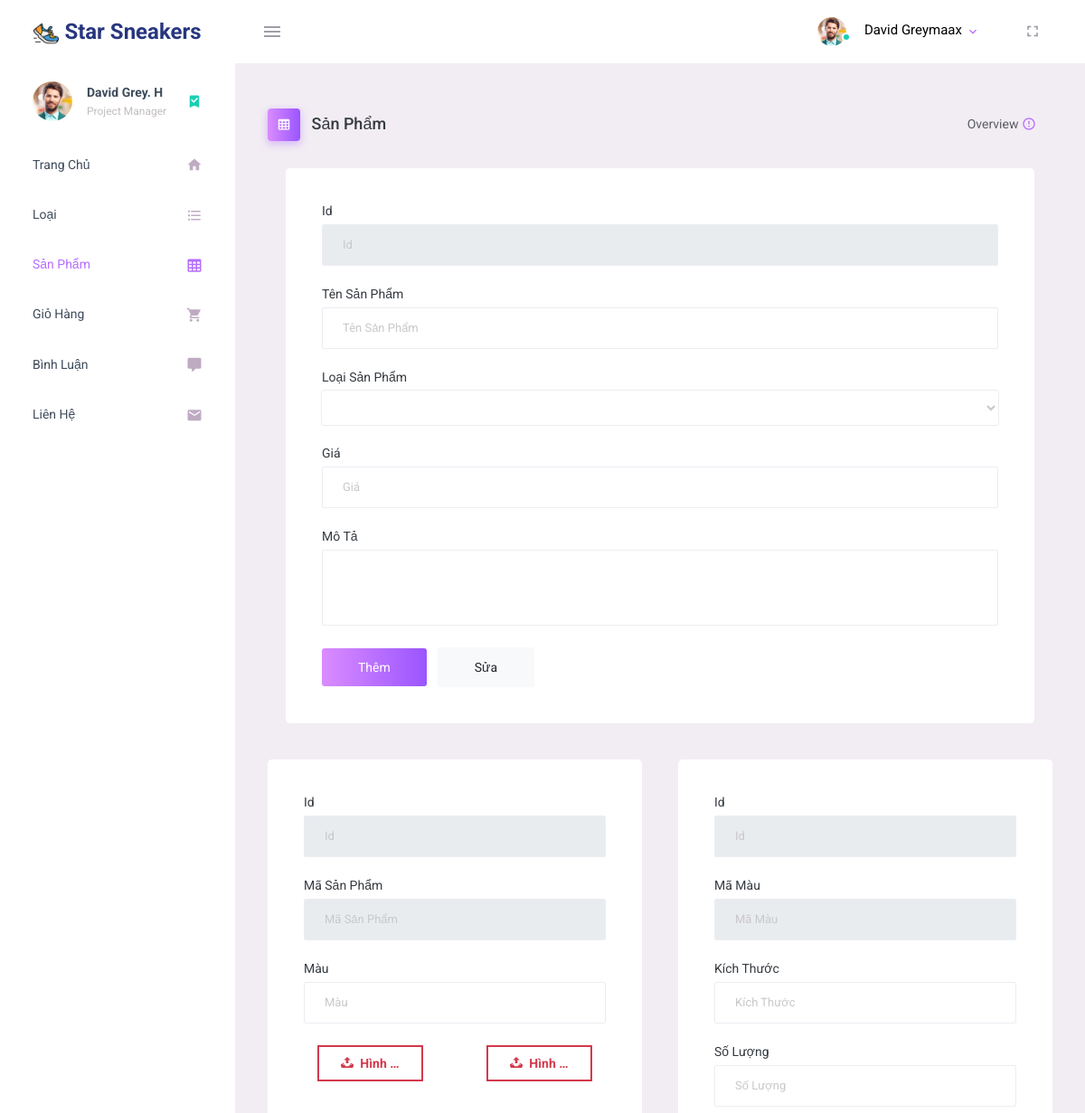
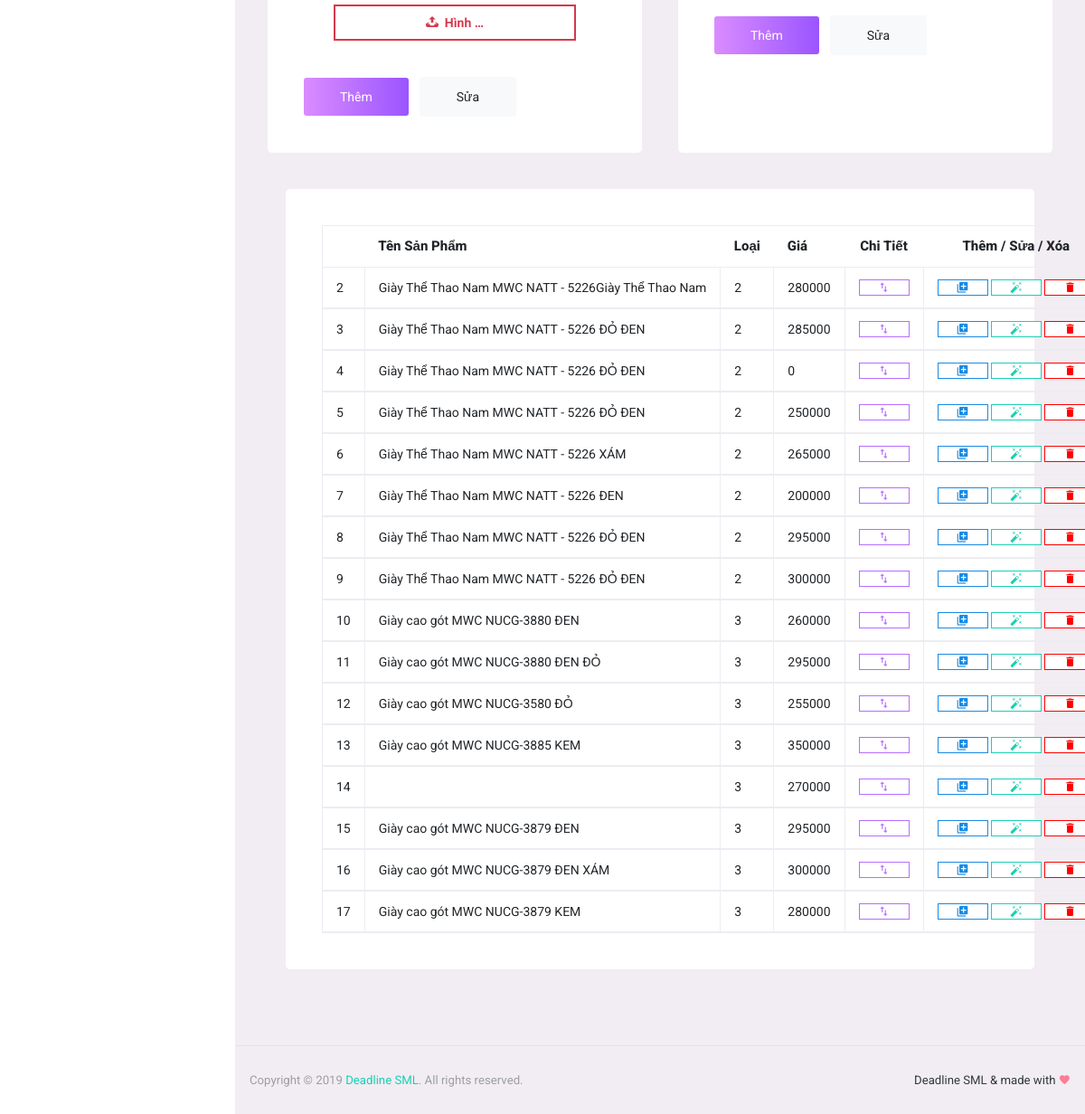
The page /Admin/index.php?act=product on the database its author committed (2 pictures, top to bottom).
### tables this page shows
CREATE TABLE `san_pham` (
  `ma_san_pham` int(9) NOT NULL,
  `ten_san_pham` varchar(50) NOT NULL,
  `loai_san_pham` int(3) NOT NULL,
  `hinh` varchar(255) NOT NULL,
  `hinh_1` varchar(255) NOT NULL,
  `hinh_2` varchar(255) NOT NULL,
  `gia` int(9) NOT NULL,
  `mo_ta` text NOT NULL
);

### Admin/model/pdo.php (called while the page is built, shortened)
<?php
function pdo_get_connection(){
    $dburl = "mysql:host=localhost;dbname=pro1013;charset=utf8";
    $username = 'root';
    $password = '';
    $conn = new PDO($dburl, $username, $password);
    $conn->setAttribute(PDO::ATTR_ERRMODE, PDO::ERRMODE_EXCEPTION);
    return $conn;
}
function pdo_query($sql){
    $sql_args = array_slice(func_get_args(), 1);
    try{
        $conn = pdo_get_connection();
        $stmt = $conn->prepare($sql);
        $stmt->execute($sql_args);
        $rows = $stmt->fetchAll();
        return $rows;
    }
    catch(PDOException $e){
        throw $e;
    }
    finally{
        unset($conn);
    }
}

### Admin/model/product.php (called while the page is built, shortened)
<?php
    function loadProduct(){
        $sql="select * from san_pham";
        $kq=pdo_query($sql);
        return $kq;
    }
?>

### Admin/view/add-product.php (the view, shortened to what this page needs)
<div class="main-panel">
    <div class="content-wrapper">
        <div class="page-header">
            <h3 class="page-title">
                <span class="page-title-icon bg-gradient-primary text-white mr-2">
                  <i class="mdi mdi-table-large menu-icon"></i>
                </span> Sản Phẩm
            </h3>
            <nav aria-label="breadcrumb">
                <ul class="breadcrumb">
                    <li class="breadcrumb-item active" aria-current="page">
                        <span></span>Overview <i class="mdi mdi-alert-circle-outline icon-sm text-primary align-middle"></i>
                    </li>
                </ul>
            </nav>
        </div>
        <div class="col-12 grid-margin stretch-card">
            <div class="card">
              <div class="card-body">
                <form class="forms-sample" action="?act=product" method="post">
                    <div class="form-group">
                        <label for="exampleInputName1">Id</label>
                        <input type="text" class="form-control" id="exampleInputName1" name="idProduct" placeholder="Id" readonly value="<?php if(isset($_GET['idProduct'])){echo $_GET['idProduct'];}else{echo "";}?>">
                    </div>
                    <div class="form-group">
                        <label for="exampleInputEmail3">Tên Sản Phẩm</label>
                        <input type="text" class="form-control" id="exampleInputEmail3" name="nameProduct" placeholder="Tên Sản Phẩm" required value="<?php if(isset($_GET['nameProduct'])){echo $_GET['nameProduct'];}else{echo "";}?>">
                    </div>
                    <div class="form-group">
                        <label for="exampleSelectGender">Loại Sản Phẩm</label>
                        <select class="form-control" name="categoryProduct" id="exampleSelectGender" >
                            <option><?php if(isset($_GET['categoryProduct'])){echo $_GET['categoryProduct'];}else{echo "";}?></option>
                            <option>1</option>
                        </select>
                    </div>
                    <div class="form-group">
                        <label for="exampleInputCity1">Giá</label>
                        <input type="text" class="form-control" id="priceInputCity1" placeholder="Giá" name="priceProduct" required value="<?php if(isset($_GET['priceProduct'])){echo $_GET['priceProduct'];}else{echo "";}?>">
                    </div>
                    <div class="form-group">
                        <label for="exampleTextarea1">Mô Tả</label>
                        <textarea class="form-control" id="exampleTextarea1" rows="4" name="describeProduct" ><?php if(isset($_GET['describeProduct'])){echo $_GET['describeProduct'];}else{echo "";}?></textarea>
                    </div>
                    <button type="submit" name="submit" value="submit" class="btn btn-gradient-primary mr-2">Thêm</button>
                    <button type="submit" name="edit" value="edit" class="btn btn-light">Sửa</button>
                </form>
              </div>
            </div>
        </div>
        <div class="row">
            <div class="col-md-6 grid-margin stretch-card">
                <div class="card">
                    <div class="card-body">
                        <form class="forms-sample">
                            <div class="form-group">
                                <label for="exampleInputUsername1">Id</label>
                                <input type="text" class="form-control" id="exampleInputUsername1" placeholder="Id" readonly>
                            </div>
                            <div class="form-group">
                                <label for="exampleInputPassword1">Mã Sản Phẩm</label>
                                <input type="text" class="form-control" id="exampleInputPassword1" placeholder="Mã Sản Phẩm" readonly>
                            </div>
                            <div class="form-group">
                                <label for="exampleInputEmail1">Màu</label>
                                <input type="text" class="form-control" id="exampleInputEmail1" placeholder="Màu" required>
                            </div>
                            <div class="row justify-content-center">
                                <div class="box col">
                                    <label for="file-1"> <span>Hình &hellip;</span></label>
                                </div>
                                <div class="box col">
                                    <label for="file-2"> <span>Hình &hellip;</span></label>
                                </div>
                                <div class="box col">
                                    <label for="file-3"> <span>Hình &hellip;</span></label>
                                </div>
                            </div>
                            <button type="submit" class="btn btn-gradient-primary mr-2">Thêm</button>
                            <button class="btn btn-light">Sửa</button>
                        </form>
                    </div>
                </div>
            </div>
                <div class="col-md-6 grid-margin stretch-card">
                    <div class="card">
                    <div class="card-body">
                        <form class="forms-sample">
                        <div class="form-group">
                            <label for="exampleInputUsername1">Id</label>
                            <input type="text" class="form-control" id="exampleInputUsername1" placeholder="Id" readonly >
                        </div>
                        <div class="form-group">
                            <label for="exampleInputEmail1">Mã Màu</label>
                            <input type="text" class="form-control" id="exampleInputEmail1" placeholder="Mã Màu" readonly>
                        </div>
                        <div class="form-group">
                            <label for="exampleInputPassword1">Kích Thước</label>
                            <input type="text" class="form-control" id="exampleInputPassword1" placeholder="Kích Thước">
                        </div>
                        <div class="form-group">
                            <label for="exampleInputConfirmPassword1">Số Lượng</label>
                            <input type="text" class="form-control" id="exampleInputConfirmPassword1" placeholder="Số Lượng">
                        </div>
                        <button type="submit" class="btn btn-gradient-primary mr-2">Thêm</button>
                        <button class="btn btn-light">Sửa</button>
                        </form>
                    </div>
                    </div>
                </div>
        </div>
        <div class="col-lg-12 grid-margin stretch-card">
            <div class="card">
                <div class="card-body">
                    <div class="table-responsive-xl" id="accordion">
                        <table class="table table-bordered">
                            <thead>
                                <tr>
                                    <th class="th"> </th>
                                    <th class="th "> Tên Sản Phẩm </th>
                                    <th class="th "> Loại </th>
                                    <th class="th "> Giá </th>
                                    <th class="th head-detail"> Chi Tiết </th>
                                    <th class="th head-fix" style="width:100px"> Thêm / Sửa / Xóa </th>
                                </tr>
                            </thead>
                            <tbody >
                                <?php
                                    $listProduct=loadProduct();
                                    foreach ($listProduct as $product) {
                                        echo'
                                            <tr>
                                                <td> '.$product['ma_san_pham'].' </td>
                                                <td> '.$product['ten_san_pham'].'  </td>
                                                <td>
                                                    '.$product['loai_san_pham'].'
                                                </td>
                                                <td> '.$product['gia'].'  </td>
                                                <td class="td-detail">
                                                    <i class="mdi mdi-swap-vertical detail col" data-toggle="collapse" data-target="#collapse-'.$product['ma_san_pham'].'" aria-expanded="true" aria-controls="collapse-'.$product['ma_san_pham'].'"></i>
                                                </td>
                                                <td>
                                                    <a href="">
                                                        <i class="mdi mdi-library-plus add col" ></i>
                                                    </a>
                                                    <a  href="?act=product&idProduct='.$product['ma_san_pham'].'&nameProduct='.$product['ten_san_pham'].'&categoryProduct='.$product['loai_san_pham'].'&priceProduct='.$product['gia'].'&describeProduct='.$product['mo_ta'].'">
                                                        <i class="mdi mdi-auto-fix fix col"></i>
                                                    </a>
                                                    <a  href="?act=product&delete='.$product['ma_san_pham'].'">
                                                        <i class="mdi mdi-delete delete col" ></i>
                                                    </a>
                                                </td>
                                            </tr>
                                            <tr >
                                                <td colspan="6" class="td-detail-product">
                                                    <div id="collapse-'.$product['ma_san_pham'].'" class="collapse" aria-labelledby="headingOne" data-parent="#accordion" colspan="6">
                                                                <p>'.$product['mo_ta'].' </p>
                                                    </div>
                                                </td>
                                            </tr>
                                        ';
                                    }
                                ?>
                            </tbody>
                        </table>
                    </div>
                </div>
            </div>
        </div>
    </div>

### Admin/view/css/custom.css (style rules this page uses)
* { box-sizing: border-box; font-family: 'Roboto', sans-serif!important; }
a { text-decoration: none!important; }
.th { font-weight: 800!important; border: none!important; font-size: 15px!important; }
.head-fix { text-align: center; width: 1px; }
.head-detail { text-align: center; width: 1px; }
.td-detail { text-align: center; }
.fix { color: #1bcfb4; cursor: pointer; border: 1px solid; background: white!important; width: 56px; }
.delete { color: red; cursor: pointer; border: 1px solid; background: white!important; width: 56px; }
.add { color: #198ae3; border: 1px solid; cursor: pointer; background: white!important; width: 56px; }
.detail { color: #b66dff; border: 1px solid; cursor: pointer; background: white!important; }
.td-detail-product { padding: 0!important; }
.inputfile + label { max-width: 80%; font-size: 14px; font-weight: 700; text-overflow: ellipsis; white-space: nowrap; cursor: pointer; display: inline-block; overflow: hidden; padding: 0.625rem 1.25rem; }
.inputfile + label svg { width: 1em; height: 1em; vertical-align: middle; fill: currentColor; margin-top: -0.25em; margin-right: 0.25em; }
.inputfile-2 + label { color: #d3394c; border: 2px solid currentColor; margin-left: auto; margin-right: auto; display: block; text-align: center; margin-bottom: 40px; }

### rows shown on the page
san_pham: ma_san_pham "2", ten_san_pham "Giày Thể Thao Nam MWC NATT - 5226Giày Thể Thao Nam", loai_san_pham "2", gia "280000"
san_pham: ma_san_pham "3", ten_san_pham "Giày Thể Thao Nam MWC NATT - 5226 ĐỎ ĐEN", loai_san_pham "2", gia "285000"
san_pham: ma_san_pham "4", ten_san_pham "Giày Thể Thao Nam MWC NATT - 5226 ĐỎ ĐEN", loai_san_pham "2", gia "0"
san_pham: ma_san_pham "5", ten_san_pham "Giày Thể Thao Nam MWC NATT - 5226 ĐỎ ĐEN", loai_san_pham "2", gia "250000"
san_pham: ma_san_pham "6", ten_san_pham "Giày Thể Thao Nam MWC NATT - 5226 XÁM", loai_san_pham "2", gia "265000"
san_pham: ma_san_pham "7", ten_san_pham "Giày Thể Thao Nam MWC NATT - 5226 ĐEN", loai_san_pham "2", gia "200000"
san_pham: ma_san_pham "8", ten_san_pham "Giày Thể Thao Nam MWC NATT - 5226 ĐỎ ĐEN", loai_san_pham "2", gia "295000"
san_pham: ma_san_pham "9", ten_san_pham "Giày Thể Thao Nam MWC NATT - 5226 ĐỎ ĐEN", loai_san_pham "2", gia "300000"
san_pham: ma_san_pham "10", ten_san_pham "Giày cao gót MWC NUCG-3880 ĐEN", loai_san_pham "3", gia "260000"
san_pham: ma_san_pham "11", ten_san_pham "Giày cao gót MWC NUCG-3880 ĐEN ĐỎ", loai_san_pham "3", gia "295000"
san_pham: ma_san_pham "12", ten_san_pham "Giày cao gót MWC NUCG-3580 ĐỎ", loai_san_pham "3", gia "255000"
san_pham: ma_san_pham "13", ten_san_pham "Giày cao gót MWC NUCG-3885 KEM", loai_san_pham "3", gia "350000"
san_pham: ma_san_pham "14", loai_san_pham "3", gia "270000"
san_pham: ma_san_pham "15", ten_san_pham "Giày cao gót MWC NUCG-3879 ĐEN", loai_san_pham "3", gia "295000"
san_pham: ma_san_pham "16", ten_san_pham "Giày cao gót MWC NUCG-3879 ĐEN XÁM", loai_san_pham "3", gia "300000"
